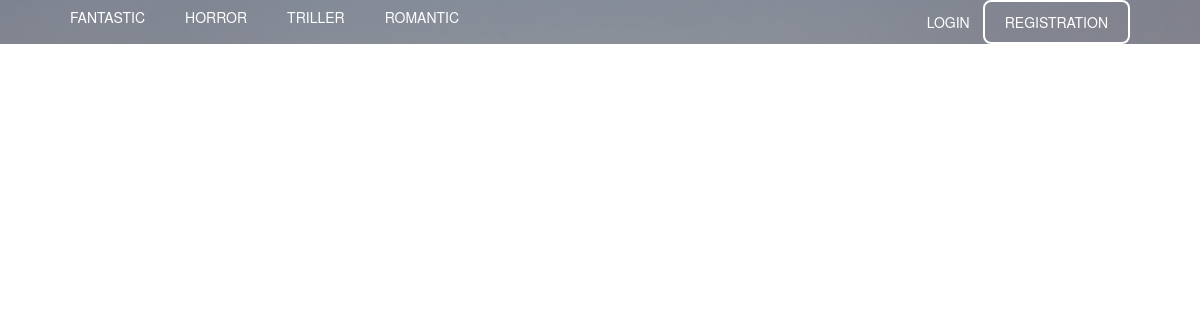
Before: /user/1 with the older database file.
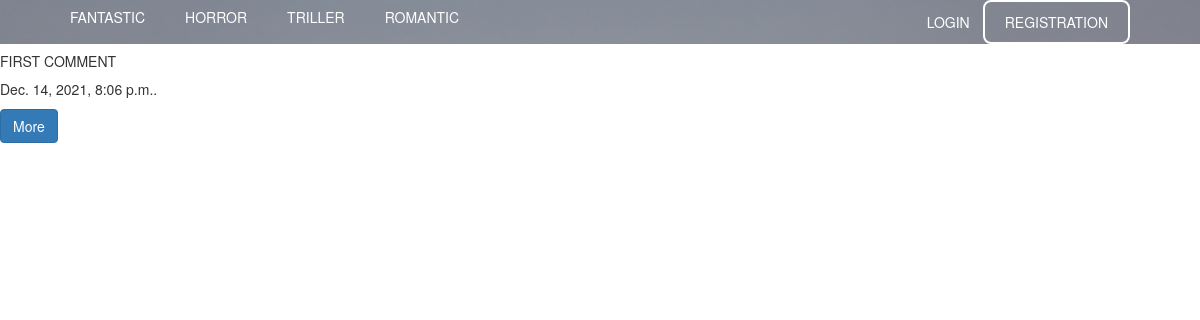
After: the same page with the newer database file.
### blog/models.py (models this page shows, shortened)
class Category(models.Model):
    title = models.CharField(max_length=255, verbose_name='Title')

class Comment(models.Model):
    comments = models.TextField(max_length=300, verbose_name='Comments', blank=True)
    created_at = models.DateTimeField(auto_now_add=True, null=True)
    users = models.ForeignKey(to=User, on_delete=models.CASCADE, related_name='Users', null=True)

### blog/views.py (the view)
# urls.py: path('user/<int:pk>', user, name='user'),
def user(request, pk):
    categories = Category.objects.all()
    authors = Author.objects.all()
    users = User.objects.all()
    user_list = []
    for i in users:
        comment = Comment.objects.filter(users_id=i.id)
        if comment:
            user_list.append(i.id)
    us = users.filter(id__in=user_list)
    comments = Comment.objects.filter(users_id=pk)
    params = {'comments': comments}
    return render(request, 'user.html', locals())

### templates/user.html
{% extends 'base.html' %}
{% block content %}
<div class="card" style="width: 18rem;">
    <div class="card-body">
        {% for i in comments %}
            <h5 class="card-title">{{ i.comments }}</h5>
            <p class="card-text">{{ i.created_at }}.</p>
            <a href="#" class="btn btn-primary">More</a>
        {% endfor %}
    </div>
</div>
{% endblock %}

### templates/base.html (shortened to what this page needs)
<!DOCTYPE html>
<html lang="en">
<head>
    <link rel="stylesheet" href="../static/css/main.css">
    <link href="//maxcdn.bootstrapcdn.com/bootstrap/3.3.0/css/bootstrap.min.css" rel="stylesheet" id="bootstrap-css">
    <link rel="stylesheet" href="../static/css/autho.css">
    <link rel="stylesheet" href="//maxcdn.bootstrapcdn.com/font-awesome/4.3.0/css/font-awesome.min.css">
</head>
<body>
<header id="header" class="header">
    <div class="container">
        <div class="nav">
            <ul class="menu">
                {% for i in categories %}
                    <li class="nav">
                        <a href="{% url 'category' pk=i.id %}">
                            {{ i.title }}
                        </a>
                    </li>
                {% endfor %}
            </ul>
            <div class="authorization">
                <button type=button class="btn">
                    <a href="{% url 'login' %}" class="login">
                        Login
                    </a>
                </button>
                <button type=button class="btn-pass">
                    <a href="{% url 'registration' %}" class="password">
                        Registration
                    </a>
                </button>
            </div>
        </div>
    </div>
</header>
{% block content %}
{% endblock %}
</body>
</html>

Changed rows visible on the page:
added Comment: comments "FIRST COMMENT", created_at "Dec. 14, 2021, 8:06 p.m."
